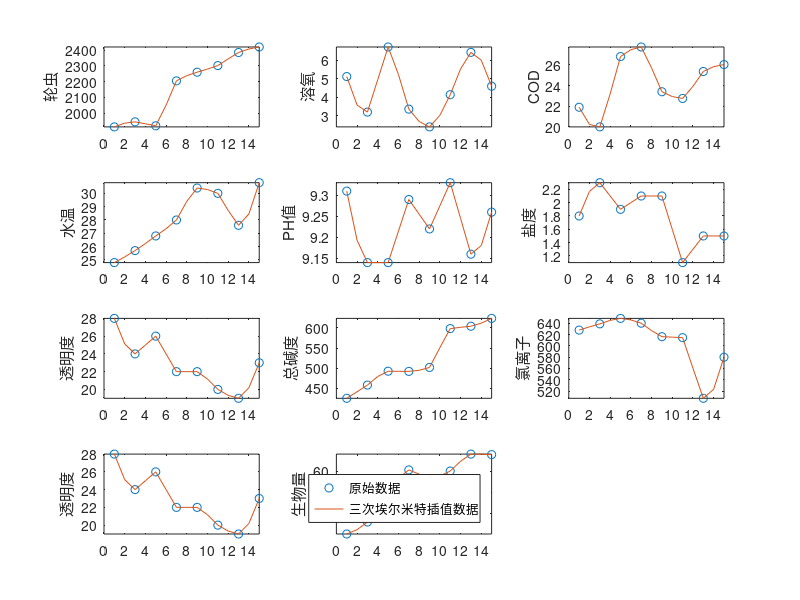

Recreate this plot in MATLAB.
load WaterEvaluationData.mat
x = WaterEvaluationData(1, :);  % %Z的第一行是星期Z: 1     3     5     7     9    11    13    15
[n, m] = size(WaterEvaluationData); 
% Matlab的数组中不能保存字符串，如果要生成字符串数组，就需要使用元胞数组，其用大括号{}定义和引用
ylab = {'周数', '轮虫', '溶氧', 'COD', '水温', 'PH值', '盐度', '透明度', '总碱度', '氯离子', '透明度', '生物量'};
disp(['共有' num2str(n - 1) '个指标需要插值']);
disp('正在对 1 号池进行三次埃尔米特插值，请等待...');
P = zeros(11, 15);
for i = 2 : n  % 从第二行开始都是要进行插值的指标
    y = WaterEvaluationData(i, :)  % 将每一行依次赋值给y
    new_x = 1 : 15;  % 要进行插值的x
    p1 = pchip(x, y, new_x);  % 调用三次埃尔米特插值函数
    subplot(4, 3, i - 1);  % 将所有图依次绘制在 4 * 3 的一幅大图上
    plot(x, y, 'o', new_x, p1, '-'); % 画出每次循环处理后的图像
    axis([0 15, -inf, inf]);  % 设置坐标轴的范围，这里设置横坐标轴0 - 15，纵坐标不变化
    ylabel(ylab{i});  % y轴标题，直接引用元胞数组中的字符串
    P(i - 1, :) = p1;  % 将每次插值后的结果保存在P矩阵中
end
legend('原始数据', '三次埃尔米特插值数据', 'Location', 'SouthEast');
P = [1 : 15; P];  % 把 P 的第一行加上周数
disp('P = ');
disp(P);
